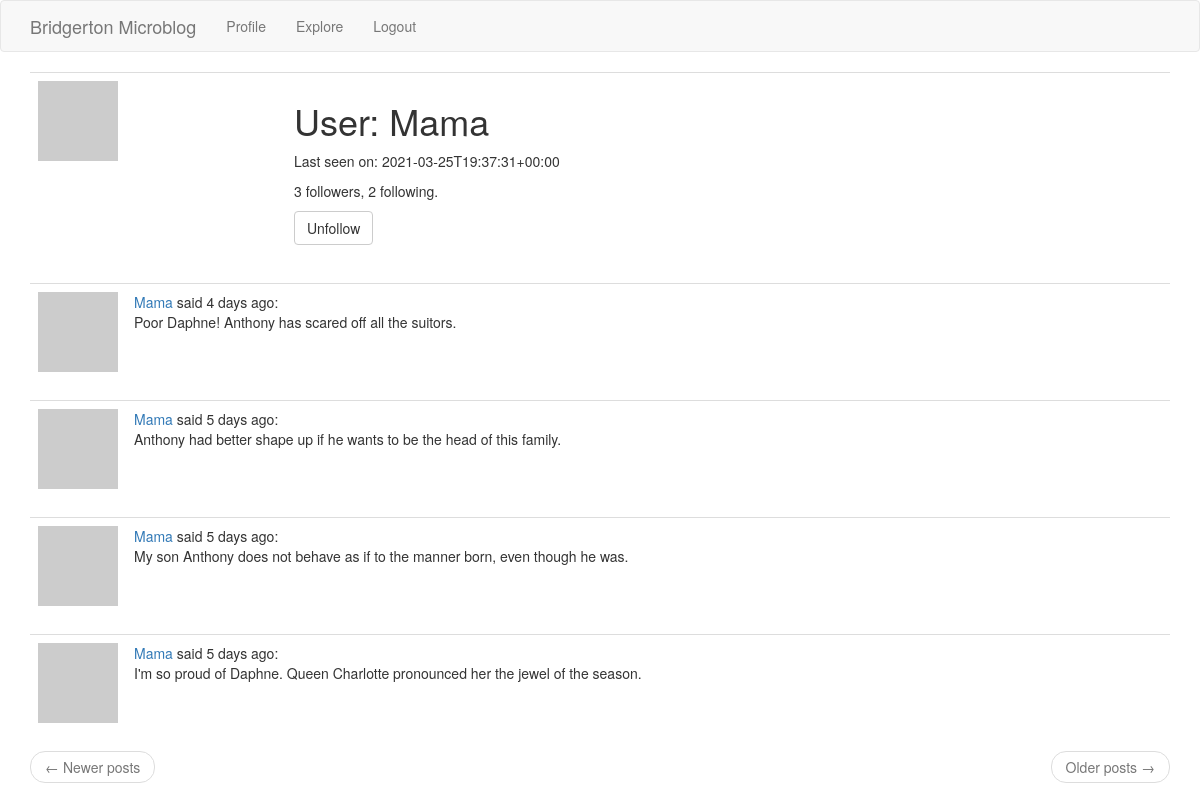
The page /user_profile/Mama (signed in) on the database its author committed.
### app/models.py (models this page shows, shortened)
class User(UserMixin, db.Model):
    id = db.Column(db.Integer, primary_key=True)
    username = db.Column(db.String(64), index=True, unique=True)
    email = db.Column(db.String(128), index=True, unique=True)
    password_hash = db.Column(db.String(128))
    posts = db.relationship('Post', backref='author', lazy='dynamic')
    about_me = db.Column(db.String(256))
    last_seen = db.Column(db.DateTime, default=datetime.utcnow)
    followed = db.relationship(
        'User', secondary=followers,
        primaryjoin=(followers.c.follower_id == id),
        secondaryjoin=(followers.c.poster_id == id),
        backref=db.backref('followers', lazy='dynamic'), lazy='dynamic')
    def avatar(self, size):
        hexdigest = md5(self.email.lower().encode('utf-8')).hexdigest()
        return f'https://www.gravatar.com/avatar/{hexdigest}?s={size}&d=identicon'
    def is_following(self, user):
        return self.followed.filter(
            followers.c.poster_id == user.id).count() > 0

class Post(db.Model):
    id = db.Column(db.Integer, primary_key=True)
    body = db.Column(db.String(140))
    timestamp = db.Column(db.DateTime, index=True, default=datetime.utcnow)
    user_id = db.Column(db.Integer, db.ForeignKey('user.id'))

### app/routes.py (the view)
@app.route('/user_profile/<username>')
@login_required
def user_profile(username):
    user = User.query.filter_by(username=username).first_or_404()
    page = request.args.get('page', 1, type=int)
    posts = user.posts.order_by(Post.timestamp.desc()).paginate(
        page, app.config['POSTS_PER_PAGE'], False)
    next_url = url_for('user_profile', username=user.username, page=posts.next_num) \
        if posts.has_next else None
    prev_url = url_for('user_profile', username=user.username, page=posts.prev_num) \
        if posts.has_prev else None
    form = EmptyForm()
    return render_template('profile.html', user=user, posts=posts.items,
                           next_url=next_url, prev_url=prev_url, form=form)

### app/forms.py
class EmptyForm(FlaskForm):
    submit = SubmitField('Submit')

### app/models.py (called while the page is built)
@login.user_loader
def load_user(id):
    return User.query.get(int(id))

### app/routes.py (called while the page is built)
@app.before_request
def before_request():
    if current_user.is_authenticated:
        current_user.last_seen = datetime.utcnow()
        db.session.commit()

### app/templates/profile.html (shortened to what this page needs)
{% extends "base.html" %}
{% block app_content %}
    <table class="table table-hover">
        <tr>
            <td width="256px"><img src="{{ user.avatar(256) }}"></td>
            <td>
                <h1>User: {{ user.username }}</h1>
                {% if user.last_seen %}<p>Last seen on: {{ moment(user.last_seen).format(LLL) }}</p>{% endif %}
                <p>{{ user.followers.count() }} followers, {{ user.followed.count() }} following.</p>
                {% if user == current_user %}
                <p><a href="{{ url_for('edit_profile') }}">Edit your profile</a></p>
                {% else %}
                <p>
                    <form action="{{ url_for('unfollow', username=user.username) }}" method="post">
                        {{ form.submit(value='Unfollow', class_='btn btn-default') }}
                    </form>
                </p>
                {% endif %}
            </td>
        </tr>
    </table>
    {% for post in posts %}
        {% include '_post.html' %}
    {% endfor %}
    <nav aria-label="...">
        <ul class="pager">
            <li class="previous{% if not prev_url %} disabled{% endif %}">
                <a href="{{ prev_url or '#' }}">
                    <span aria-hidden="true">&larr;</span> Newer posts
                </a>
            </li>
            <li class="next{% if not next_url %} disabled{% endif %}">
                <a href="{{ next_url or '#' }}">
                    Older posts <span aria-hidden="true">&rarr;</span>
                </a>
            </li>
        </ul>
    </nav>
{% endblock %}

### app/templates/_post.html
<table class="table table-hover">
    <tr>
        <td width="70px">
            <a href="{{  url_for('user_profile', username=post.author.username) }}">
                <img src="{{ post.author.avatar(70) }}">
            </a>
        </td>
        <td>
            <a href="{{ url_for('user_profile', username=post.author.username) }}">
                {{ post.author.username }}
            </a>
            said {{ moment(post.timestamp).fromNow() }}:
            <br/>
            {{ post.body }}
        </td>
    </tr>
</table>

### rows shown on the page
User: username "Mama", last_seen "2021-03-25T19:37:31+00:00"
Post: author.username "Mama", timestamp "4 days ago", body "Poor Daphne! Anthony has scared off all the suitors."
Post: author.username "Mama", timestamp "5 days ago", body "Anthony had better shape up if he wants to be the head of this family."
Post: author.username "Mama", timestamp "5 days ago", body "My son Anthony does not behave as if to the manner born, even though he was."
Post: author.username "Mama", timestamp "5 days ago", body "I'm so proud of Daphne. Queen Charlotte pronounced her the jewel of the season."

### other values the page prints
{{ user.followers.count() }} "3"
{{ user.followed.count() }} "2"
